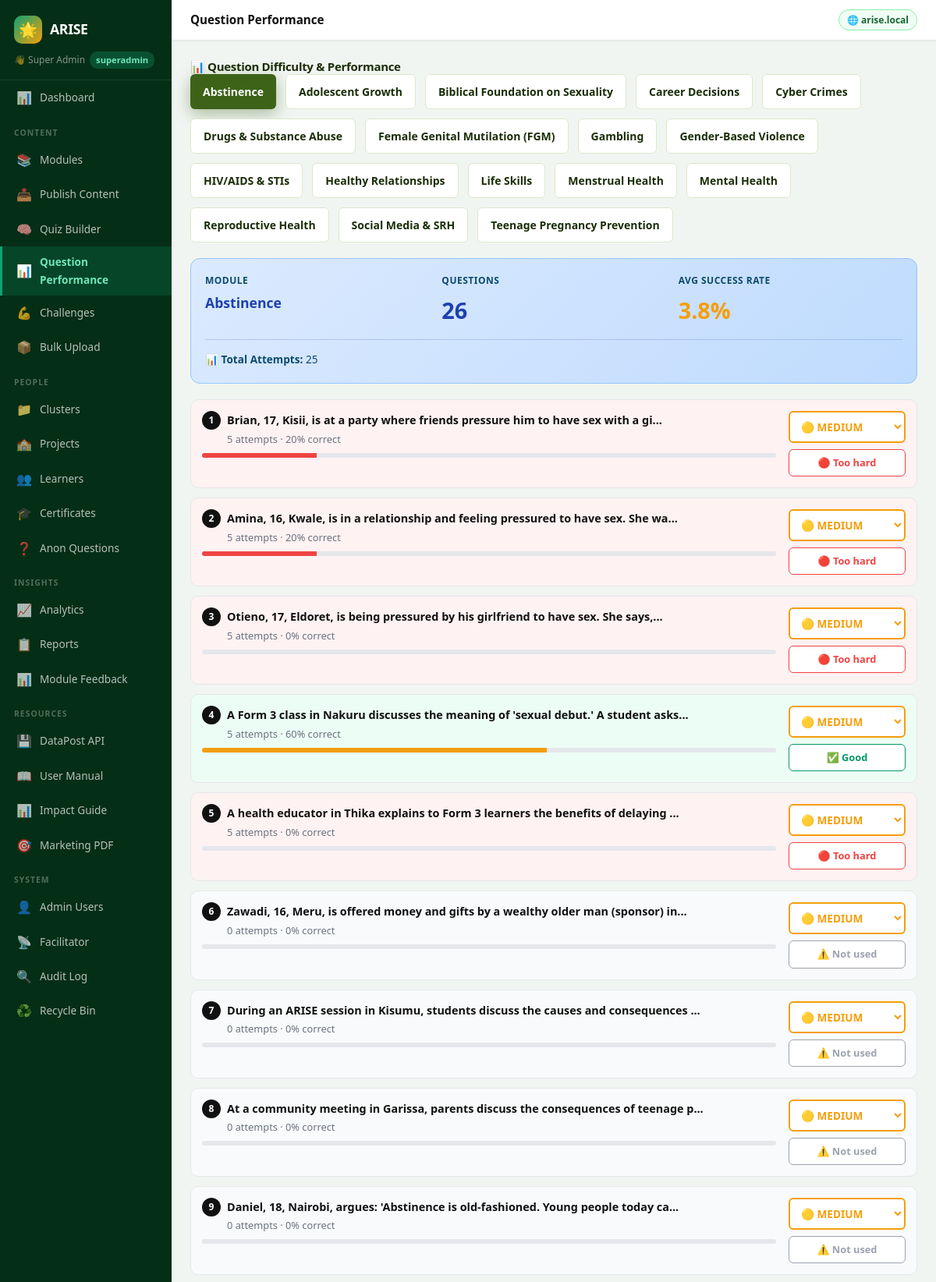
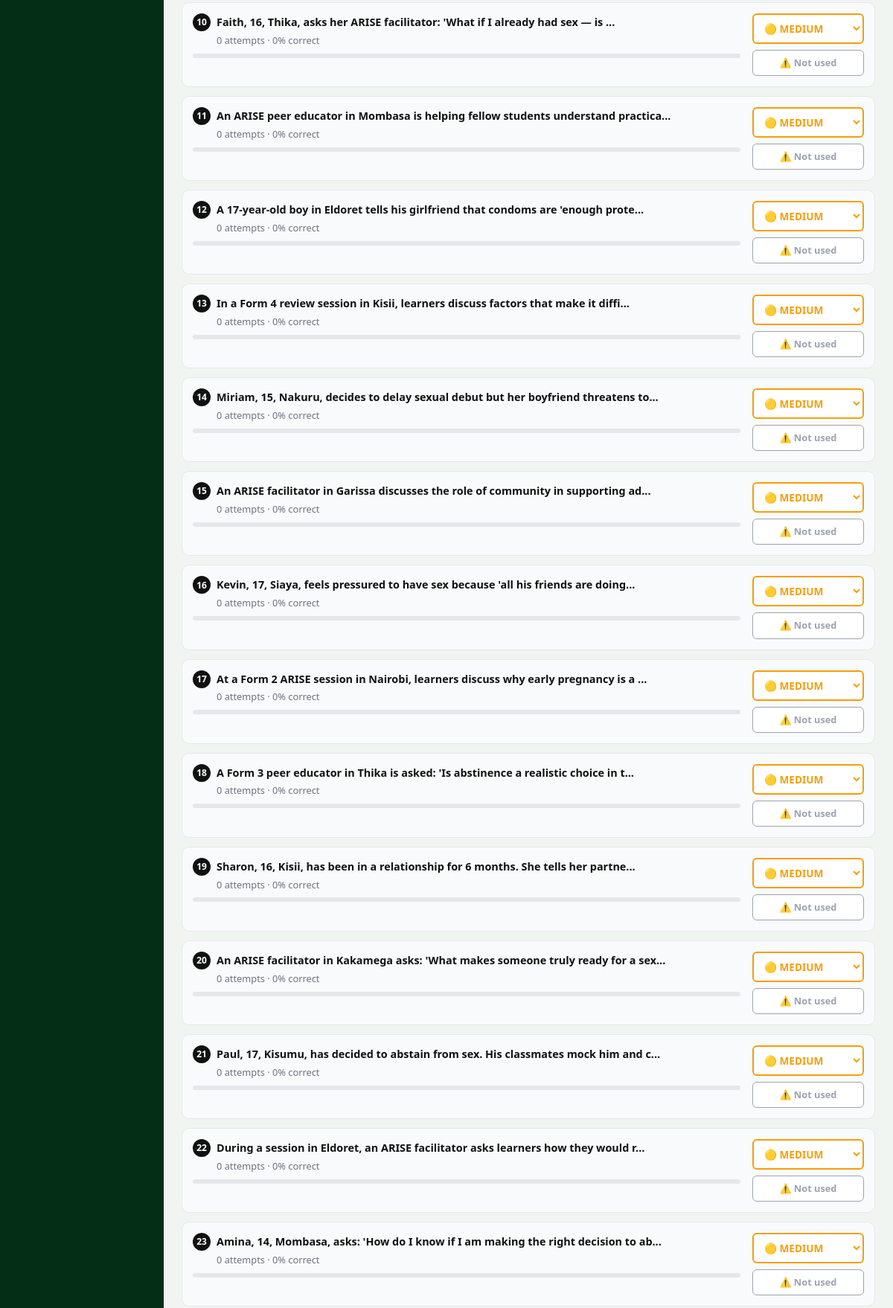
The page /admin/dashboard?p=admin_question_difficulty (signed in, upper part) on the database its author committed (2 pictures, top to bottom).
### tables this page shows
CREATE TABLE modules (
    id INTEGER PRIMARY KEY AUTOINCREMENT,
    title TEXT NOT NULL,
    slug TEXT UNIQUE NOT NULL,
    description TEXT,
    icon TEXT DEFAULT '📚',
    sort_order INTEGER DEFAULT 0,
    is_active INTEGER DEFAULT 1,
    created_by INTEGER,
    created_at DATETIME DEFAULT CURRENT_TIMESTAMP
, thumbnail TEXT, content_warning TEXT, school_id TEXT, require_pretest INTEGER DEFAULT 1, require_posttest INTEGER DEFAULT 1);

CREATE TABLE quiz_questions (
    id INTEGER PRIMARY KEY AUTOINCREMENT,
    module_id INTEGER NOT NULL,
    question_type TEXT DEFAULT 'mcq',
    question TEXT NOT NULL,
    option_a TEXT,
    option_b TEXT,
    option_c TEXT,
    option_d TEXT,
    correct_option TEXT,
    explanation TEXT,
    essay_hint TEXT,
    min_words INTEGER DEFAULT 0,
    max_marks INTEGER DEFAULT 1,
    sort_order INTEGER DEFAULT 0, competency TEXT, difficulty TEXT DEFAULT 'MEDIUM', is_published INTEGER DEFAULT 0, option_e TEXT DEFAULT '', section TEXT DEFAULT 'lesson',
    FOREIGN KEY (module_id) REFERENCES modules(id)
);

### includes/config.php (called while the page is built, shortened)
<?php
function db(): SQLite3 {
    static $db = null;
    if ($db === null) {
        $db = new SQLite3(DB_PATH);
        $db->enableExceptions(true);
        $db->exec('PRAGMA journal_mode=WAL');
        $db->exec('PRAGMA foreign_keys=ON');
    }
    return $db;
}
function e(string $str): string {
    return htmlspecialchars($str, ENT_QUOTES, 'UTF-8');
}

### admin/pages/admin_question_difficulty.php (the view, shortened to what this page needs)
<?php
$modules = [];
$res = db()->query("SELECT id, title, slug FROM modules WHERE is_active=1 ORDER BY title");
while ($r = $res->fetchArray(SQLITE3_ASSOC)) $modules[] = $r;
$module = null;
if (!$module && $modules) {
    $module = $modules[0];
}
?>
<h4>📊 Question Difficulty & Performance</h4>
<div style="margin-bottom:20px;display:flex;gap:12px;flex-wrap:wrap">
    <?php foreach ($modules as $m): ?>
      <a href="?p=admin_question_difficulty&module=<?=e($m['slug'])?>"
         class="btn <?= ($module && $module['id']==$m['id']) ? 'btn-primary' : 'btn-secondary' ?>"
         style="padding:10px 16px;border-radius:6px;font-weight:600;text-decoration:none;">
        <?=e($m['title'])?>
      </a>
    <?php endforeach; ?>
</div>
<?php if ($module): ?>
    <?php
    $questions = [];
    $res = db()->query("
      SELECT
        qq.id, qq.question, qq.difficulty, qq.option_a, qq.option_b, qq.option_c, qq.option_d,
        COUNT(qa.id) as total_attempts,
        SUM(CASE WHEN qa.is_correct=1 THEN 1 ELSE 0 END) as correct_count,
        ROUND(100.0 * SUM(CASE WHEN qa.is_correct=1 THEN 1 ELSE 0 END) / NULLIF(COUNT(qa.id), 0), 1) as correct_pct
      FROM quiz_questions qq
      LEFT JOIN quiz_answers qa ON qa.question_id = qq.id
      WHERE qq.module_id = ".intval($module['id'])."
      GROUP BY qq.id
      ORDER BY qq.id
    ");
    while ($r = $res->fetchArray(SQLITE3_ASSOC)) $questions[] = $r;
    ?>
    <div style="background:linear-gradient(135deg,#dbeafe,#bfdbfe);border:1px solid #93c5fd;border-radius:12px;padding:18px;margin-bottom:20px">
      <div style="display:grid;grid-template-columns:1fr 1fr 1fr;gap:16px">
        <div>
          <div style="font-size:.75rem;font-weight:700;color:#0c4a6e;text-transform:uppercase;letter-spacing:.5px;margin-bottom:4px">Module</div>
          <div style="font-size:1.1rem;font-weight:800;color:#1e40af"><?=e($module['title'])?></div>
        </div>
        <div>
          <div style="font-size:.75rem;font-weight:700;color:#0c4a6e;text-transform:uppercase;letter-spacing:.5px;margin-bottom:4px">Questions</div>
          <div style="font-size:1.8rem;font-weight:800;color:#1e40af"><?=count($questions)?></div>
        </div>
        <div>
          <div style="font-size:.75rem;font-weight:700;color:#0c4a6e;text-transform:uppercase;letter-spacing:.5px;margin-bottom:4px">Avg Success Rate</div>
          <div style="font-size:1.8rem;font-weight:800;color:<?=round(array_sum(array_column($questions, 'correct_pct')) / max(1, count($questions)), 1) >= 60 ? '#10b981' : '#f59e0b'?>"><?=round(array_sum(array_column($questions, 'correct_pct')) / max(1, count($questions)), 1)?>%</div>
        </div>
      </div>
      <div style="margin-top:14px;padding-top:14px;border-top:1px solid rgba(30,64,175,.2);font-size:.85rem;color:#0c4a6e">
        <strong>📊 Total Attempts:</strong> <?=array_sum(array_column($questions, 'total_attempts'))?>
      </div>
    </div>
    <div style="display:grid;gap:12px">
      <?php foreach ($questions as $i => $q):
        $pct = $q['correct_pct'] ?? 0;
        $attempts = intval($q['total_attempts']);
        $status = '';
        $statusIcon = '';
        $statusColor = '#6b7280';
        $bgColor = '#f3f4f6';
        if ($attempts === 0) {
          $status = 'Not used';
          $statusIcon = '⚠️';
          $statusColor = '#9ca3af';
          $bgColor = '#f9fafb';
        } elseif ($pct >= 90) {
          $status = 'Too easy';
          $statusIcon = '🟢';
          $statusColor = '#10b981';
          $bgColor = '#f0fdf4';
        } elseif ($pct <= 20) {
          $status = 'Too hard';
          $statusIcon = '🔴';
          $statusColor = '#ef4444';
          $bgColor = '#fef2f2';
        } elseif ($pct >= 50 && $pct <= 70) {
          $status = 'Good';
          $statusIcon = '✅';
          $statusColor = '#059669';
          $bgColor = '#ecfdf5';
        } else {
          $status = 'Review';
          $statusIcon = '⚡';
          $statusColor = '#f59e0b';
          $bgColor = '#fffbeb';
        }
        $diffColor = $q['difficulty'] === 'EASY' ? '#10b981' : ($q['difficulty'] === 'HARD' ? '#ef4444' : '#f59e0b');
      ?>
      <div style="background:<?=$bgColor?>;border:1px solid #e5e7eb;border-radius:10px;padding:14px;display:grid;grid-template-columns:1fr auto;gap:16px;align-items:start">
        <div>
          <div style="display:flex;gap:8px;align-items:flex-start;margin-bottom:8px">
            <span style="background:#111;color:#fff;width:24px;height:24px;border-radius:50%;display:flex;align-items:center;justify-content:center;font-size:.75rem;font-weight:700;flex-shrink:0"><?=$i+1?></span>
            <div style="flex:1">
              <div style="font-weight:600;color:#111;margin-bottom:4px;font-size:.9rem"><?=e(substr($q['question'], 0, 80))?>...</div>
              <div style="font-size:.8rem;color:#6b7280;line-height:1.4"><?=$attempts?> attempt<?=$attempts!==1?'s':''?> &middot; <?=$pct?>% correct</div>
            </div>
          </div>
          <div style="width:100%;height:6px;background:#e5e7eb;border-radius:3px;overflow:hidden;margin-bottom:8px">
            <div style="width:<?=$pct?>%;height:100%;background:<?=$pct >= 70 ? '#10b981' : ($pct <= 30 ? '#ef4444' : '#f59e0b')?>;transition:.3s"></div>
          </div>
        </div>
        <div style="display:flex;flex-direction:column;gap:8px;min-width:150px">
          <select class="difficulty-select" data-qid="<?=$q['id']?>" style="padding:8px 10px;border:2px solid <?=$diffColor?>;background:#fff;color:<?=$diffColor?>;border-radius:6px;font-weight:600;font-size:.85rem;cursor:pointer;">
            <option value="MEDIUM" <?=($q['difficulty']==='MEDIUM')?'selected':''?> style="color:#f59e0b">🟡 MEDIUM</option>
          </select>
          <div style="background:#fff;border:1px solid <?=$statusColor?>;color:<?=$statusColor?>;padding:6px 10px;border-radius:6px;text-align:center;font-weight:600;font-size:.8rem">
            <?=$statusIcon?> <?=$status?>
          </div>
        </div>
      </div>
      <?php endforeach; ?>
    </div>
<?php else: ?>
    <div class="alert alert-info">No modules found.</div>
<?php endif; ?>

### public/css/style.css (style rules this page uses)
:root { --green: #3D6318; --green-dark: #2D4A12; --green-deeper:#1E3209; --green-mid: #4F7E20; --green-light: #D4EDAA; --green-pale: #F0F8E8; --orange: #FF9700; --orange-dark: #E07800; --orange-deeper:#B86200; --orange-light: #FFE4A3; --orange-pale: #FFF7E6; --blue: #1D4ED8; --blue-light: #DBEAFE; --blue-pale: #EFF6FF; --purple: #7C3AED; --purple-light:#EDE9FE; --purple-pale: #F5F3FF; --ok: #3D6318; --ok-l: #D4EDAA; --err: #DC2626; --err-l: #FEE2E2; --warn: #FF9700; --warn-l: #FFE4A3; --info: #1D4ED8; --info-l: #DBEAFE; --dark: #1A2E08; --dark-2: #2D4A12; --mid: #4A6428; --muted: #8A9E70; --border: #DDE8CC; --bg: #F7FAF2; --white: #FFFFFF; --light: #EEF5E4; --shadow: 0 1px 3px rgba(0,0,0,.07), 0 1px 2px rgba(0,0,0,.05); --shadow-md: 0 4px 16px rgba(61,99,24,.14), 0 2px 8px rgba(0,0,0,.06); --shadow-lg: 0 10px 40px rgba(61,99,24,.18), 0 4px 12px rgba(0,0,0,.08); --shadow-g: 0 6px 20px rgba(61,99,24,.4); --shadow-o: 0 6px 20px rgba(255,151,0,.4); --r: 10px; --r-sm: 7px; --r-lg: 18px; --r-full: 9999px; --t: all .18s cubic-bezier(.4,0,.2,1); }
*,*::before,*::after { margin:0;padding:0;box-sizing:border-box; }
html { scroll-behavior:smooth; }
body { font-family:'Segoe UI',system-ui,-apple-system,sans-serif;background:linear-gradient(135deg,#0D5E3D 0%,#1E8055 35%,#FF9700 100%);background-attachment:fixed;color:var(--dark);font-size:15px;line-height:1.65;-webkit-font-smoothing:antialiased;min-height:100vh;overflow-y:scroll; }
h1,h2,h3,h4,h5 { font-family:'Segoe UI',system-ui,-apple-system,sans-serif;font-weight:700;letter-spacing:-.3px;line-height:1.25; }
a { color:var(--green);text-decoration:none;transition:var(--t); }
.btn { display:inline-flex;align-items:center;justify-content:center;gap:6px;padding:10px 20px;border-radius:var(--r-sm);font-family:inherit;font-weight:700;font-size:.875rem;border:none;cursor:pointer;transition:var(--t);white-space:nowrap; }
.btn-primary { background:var(--green);color:#fff;box-shadow:var(--shadow-g); }
.btn-secondary { background:#fff;color:var(--dark);border:1.5px solid var(--border); }
input[type=text],input[type=number],input[type=email],input[type=password],input[type=file],select,textarea { width:100%;padding:10px 14px;border:1.5px solid var(--border);border-radius:var(--r-sm);font-size:.9rem;font-family:inherit;background:#fff;color:var(--dark);transition:var(--t); }

### admin/index.php (style rules this page uses)
* { box-sizing:border-box;margin:0;padding:0; }
body { background:#f1f5f2;font-family:'Segoe UI',sans-serif;display:flex;min-height:100vh; }

### rows shown on the page
modules: title "Abstinence"
modules: title "Adolescent Growth"
modules: title "Biblical Foundation on Sexuality"
modules: title "Career Decisions"
modules: title "Cyber Crimes"
modules: title "Drugs & Substance Abuse"
modules: title "Female Genital Mutilation (FGM)"
modules: title "Gambling"
modules: title "Gender-Based Violence"
modules: title "HIV/AIDS & STIs"
modules: title "Healthy Relationships"
modules: title "Life Skills"
modules: title "Menstrual Health"
modules: title "Mental Health"
modules: title "Reproductive Health"
modules: title "Social Media & SRH"
modules: title "Teenage Pregnancy Prevention"
quiz_questions: question "Brian, 17, Kisii, is at a party where friends pressure him to have sex with a gi", attempts "5", pct "20", difficulty+id "🟡 MEDIUM", statusIcon "🔴", status "Too hard"
quiz_questions: question "Amina, 16, Kwale, is in a relationship and feeling pressured to have sex. She wa", attempts "5", pct "20", difficulty+id "🟡 MEDIUM", statusIcon "🔴", status "Too hard"
quiz_questions: question "Otieno, 17, Eldoret, is being pressured by his girlfriend to have sex. She says,", attempts "5", pct "0", difficulty+id "🟡 MEDIUM", statusIcon "🔴", status "Too hard"
quiz_questions: question "A Form 3 class in Nakuru discusses the meaning of 'sexual debut.' A student asks", attempts "5", pct "60", difficulty+id "🟡 MEDIUM", statusIcon "✅", status "Good"
quiz_questions: question "A health educator in Thika explains to Form 3 learners the benefits of delaying", attempts "5", pct "0", difficulty+id "🟡 MEDIUM", statusIcon "🔴", status "Too hard"
quiz_questions: question "Zawadi, 16, Meru, is offered money and gifts by a wealthy older man (sponsor) in", attempts "0", pct "0", difficulty+id "🟡 MEDIUM", statusIcon "⚠️", status "Not used"
quiz_questions: question "During an ARISE session in Kisumu, students discuss the causes and consequences", attempts "0", pct "0", difficulty+id "🟡 MEDIUM", statusIcon "⚠️", status "Not used"
quiz_questions: question "At a community meeting in Garissa, parents discuss the consequences of teenage p", attempts "0", pct "0", difficulty+id "🟡 MEDIUM", statusIcon "⚠️", status "Not used"
quiz_questions: question "Daniel, 18, Nairobi, argues: 'Abstinence is old-fashioned. Young people today ca", attempts "0", pct "0", difficulty+id "🟡 MEDIUM", statusIcon "⚠️", status "Not used"
quiz_questions: question "Faith, 16, Thika, asks her ARISE facilitator: 'What if I already had sex — is", attempts "0", pct "0", difficulty+id "🟡 MEDIUM", statusIcon "⚠️", status "Not used"
quiz_questions: question "An ARISE peer educator in Mombasa is helping fellow students understand practica", attempts "0", pct "0", difficulty+id "🟡 MEDIUM", statusIcon "⚠️", status "Not used"
quiz_questions: question "A 17-year-old boy in Eldoret tells his girlfriend that condoms are 'enough prote", attempts "0", pct "0", difficulty+id "🟡 MEDIUM", statusIcon "⚠️", status "Not used"
quiz_questions: question "In a Form 4 review session in Kisii, learners discuss factors that make it diffi", attempts "0", pct "0", difficulty+id "🟡 MEDIUM", statusIcon "⚠️", status "Not used"
quiz_questions: question "Miriam, 15, Nakuru, decides to delay sexual debut but her boyfriend threatens to", attempts "0", pct "0", difficulty+id "🟡 MEDIUM", statusIcon "⚠️", status "Not used"
quiz_questions: question "An ARISE facilitator in Garissa discusses the role of community in supporting ad", attempts "0", pct "0", difficulty+id "🟡 MEDIUM", statusIcon "⚠️", status "Not used"
quiz_questions: question "Kevin, 17, Siaya, feels pressured to have sex because 'all his friends are doing", attempts "0", pct "0", difficulty+id "🟡 MEDIUM", statusIcon "⚠️", status "Not used"
quiz_questions: question "At a Form 2 ARISE session in Nairobi, learners discuss why early pregnancy is a", attempts "0", pct "0", difficulty+id "🟡 MEDIUM", statusIcon "⚠️", status "Not used"
quiz_questions: question "A Form 3 peer educator in Thika is asked: 'Is abstinence a realistic choice in t", attempts "0", pct "0", difficulty+id "🟡 MEDIUM", statusIcon "⚠️", status "Not used"
quiz_questions: question "Sharon, 16, Kisii, has been in a relationship for 6 months. She tells her partne", attempts "0", pct "0", difficulty+id "🟡 MEDIUM", statusIcon "⚠️", status "Not used"
quiz_questions: question "An ARISE facilitator in Kakamega asks: 'What makes someone truly ready for a sex", attempts "0", pct "0", difficulty+id "🟡 MEDIUM", statusIcon "⚠️", status "Not used"
quiz_questions: question "Paul, 17, Kisumu, has decided to abstain from sex. His classmates mock him and c", attempts "0", pct "0", difficulty+id "🟡 MEDIUM", statusIcon "⚠️", status "Not used"
quiz_questions: question "During a session in Eldoret, an ARISE facilitator asks learners how they would r", attempts "0", pct "0", difficulty+id "🟡 MEDIUM", statusIcon "⚠️", status "Not used"
quiz_questions: question "Amina, 14, Mombasa, asks: 'How do I know if I am making the right decision to ab", attempts "0", pct "0", difficulty+id "🟡 MEDIUM", statusIcon "⚠️", status "Not used"

### other values the page prints
$adminName "Super Admin"
$adminRole ?: 'admin' "superadmin"
$n['icon'] "📊"
$n['label'] "Dashboard"
$groupLabel "CONTENT"
$n['icon'] "📚"
$n['label'] "Modules"
$n['icon'] "📤"
$n['label'] "Publish Content"
$n['icon'] "🧠"
$n['label'] "Quiz Builder"
$n['label'] "Question Performance"
$n['icon'] "💪"
$n['label'] "Challenges"
$n['icon'] "📦"
